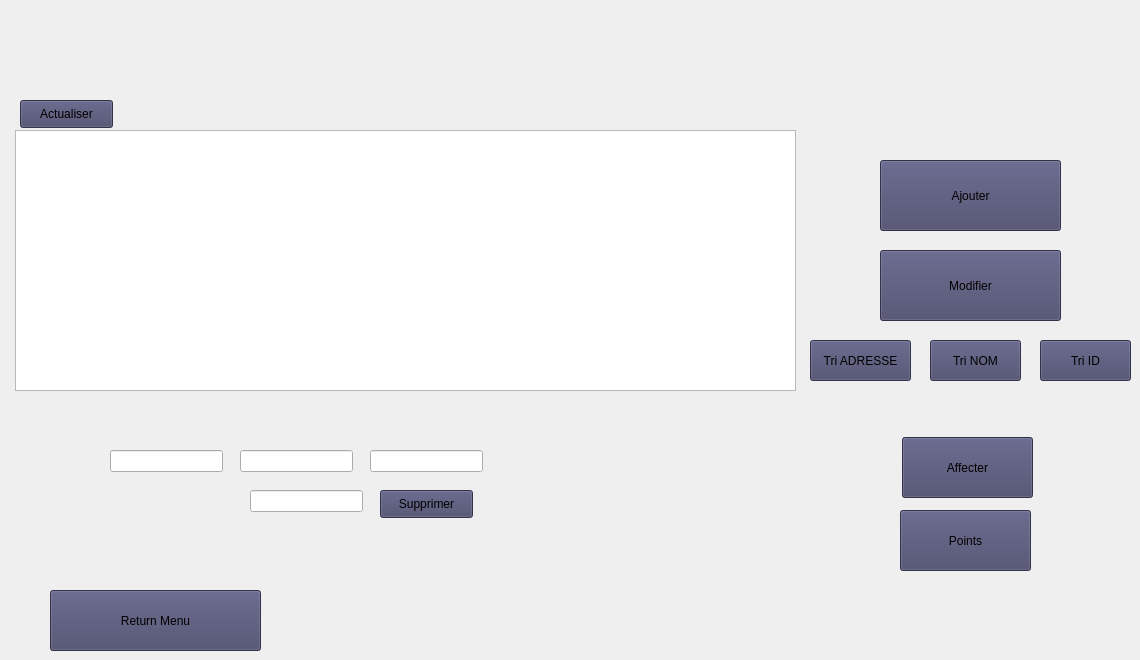
    <widget class="QWidget" name="page_7">
     <widget class="QPushButton" name="Tri_nom_dhia">
      <property name="geometry">
       <rect>
        <x>930</x>
        <y>340</y>
        <width>91</width>
        <height>41</height>
       </rect>
      </property>
      <property name="styleSheet">
       <string notr="true">background-color: rgb(69, 69, 104);</string>
      </property>
      <property name="text">
       <string>Tri NOM</string>
      </property>
     </widget>
     <widget class="QLineEdit" name="le_supprimer_dhia">
      <property name="geometry">
       <rect>
        <x>250</x>
        <y>490</y>
        <width>113</width>
        <height>22</height>
       </rect>
      </property>
     </widget>
     <widget class="QLineEdit" name="rechercheNom_dhia">
      <property name="geometry">
       <rect>
        <x>240</x>
        <y>450</y>
        <width>113</width>
        <height>22</height>
       </rect>
      </property>
     </widget>
     <widget class="QPushButton" name="Trie_ID_dhia">
      <property name="geometry">
       <rect>
        <x>1040</x>
        <y>340</y>
        <width>91</width>
        <height>41</height>
       </rect>
      </property>
      <property name="styleSheet">
       <string notr="true">background-color: rgb(69, 69, 104);</string>
      </property>
      <property name="text">
       <string>Tri ID</string>
      </property>
     </widget>
     <widget class="QPushButton" name="supprimer_offrre">
      <property name="geometry">
       <rect>
        <x>380</x>
        <y>490</y>
        <width>93</width>
        <height>28</height>
       </rect>
      </property>
      <property name="styleSheet">
       <string notr="true">background-color: rgb(69, 69, 104);</string>
      </property>
      <property name="text">
       <string>Supprimer</string>
      </property>
     </widget>
     <widget class="QPushButton" name="Affecter_dhia">
      <property name="geometry">
       <rect>
        <x>902</x>
        <y>437</y>
        <width>131</width>
        <height>61</height>
       </rect>
      </property>
      <property name="styleSheet">
       <string notr="true">background-color: rgb(69, 69, 104);</string>
      </property>
      <property name="text">
       <string>Affecter</string>
      </property>
     </widget>
     <widget class="QLineEdit" name="rechercheAdresse_dhia">
      <property name="geometry">
       <rect>
        <x>370</x>
        <y>450</y>
        <width>113</width>
        <height>22</height>
       </rect>
      </property>
     </widget>
     <widget class="QTableView" name="afficher_dhia">
      <property name="geometry">
       <rect>
        <x>15</x>
        <y>130</y>
        <width>781</width>
        <height>261</height>
       </rect>
      </property>
     </widget>
     <widget class="QPushButton" name="Points_dhia">
      <property name="geometry">
       <rect>
        <x>900</x>
        <y>510</y>
        <width>131</width>
        <height>61</height>
       </rect>
      </property>
      <property name="styleSheet">
       <string notr="true">background-color: rgb(69, 69, 104);</string>
      </property>
      <property name="text">
       <string>Points</string>
      </property>
     </widget>
     <widget class="QPushButton" name="Ajouter_dhia">
      <property name="geometry">
       <rect>
        <x>880</x>
        <y>160</y>
        <width>181</width>
        <height>71</height>
       </rect>
      </property>
      <property name="styleSheet">
       <string notr="true">background-color: rgb(69, 69, 104);</string>
      </property>
      <property name="text">
       <string>Ajouter</string>
      </property>
     </widget>
     <widget class="QPushButton" name="Actualiser_dhia">
      <property name="geometry">
       <rect>
        <x>20</x>
        <y>100</y>
        <width>93</width>
        <height>28</height>
       </rect>
      </property>
      <property name="styleSheet">
       <string notr="true">background-color: rgb(69, 69, 104);</string>
      </property>
      <property name="text">
       <string>Actualiser</string>
      </property>
     </widget>
     <widget class="QPushButton" name="Modifier_dhia">
      <property name="geometry">
       <rect>
        <x>880</x>
        <y>250</y>
        <width>181</width>
        <height>71</height>
       </rect>
      </property>
      <property name="styleSheet">
       <string notr="true">background-color: rgb(69, 69, 104);</string>
      </property>
      <property name="text">
       <string>Modifier</string>
      </property>
     </widget>
     <widget class="QPushButton" name="Tri_adresse_dhia">
      <property name="geometry">
       <rect>
        <x>810</x>
        <y>340</y>
        <width>101</width>
        <height>41</height>
       </rect>
      </property>
      <property name="styleSheet">
       <string notr="true">background-color: rgb(69, 69, 104);</string>
      </property>
      <property name="text">
       <string>Tri ADRESSE</string>
      </property>
     </widget>
     <widget class="QLineEdit" name="rechercheID_dhia">
      <property name="geometry">
       <rect>
        <x>110</x>
        <y>450</y>
        <width>113</width>
        <height>22</height>
       </rect>
      </property>
     </widget>
     <widget class="QPushButton" name="return_dhia">
      <property name="geometry">
       <rect>
        <x>50</x>
        <y>590</y>
        <width>211</width>
        <height>61</height>
       </rect>
      </property>
      <property name="styleSheet">
       <string notr="true">background-color: rgb(69, 69, 104);</string>
      </property>
      <property name="text">
       <string>Return Menu</string>
      </property>
     </widget>
    </widget>
